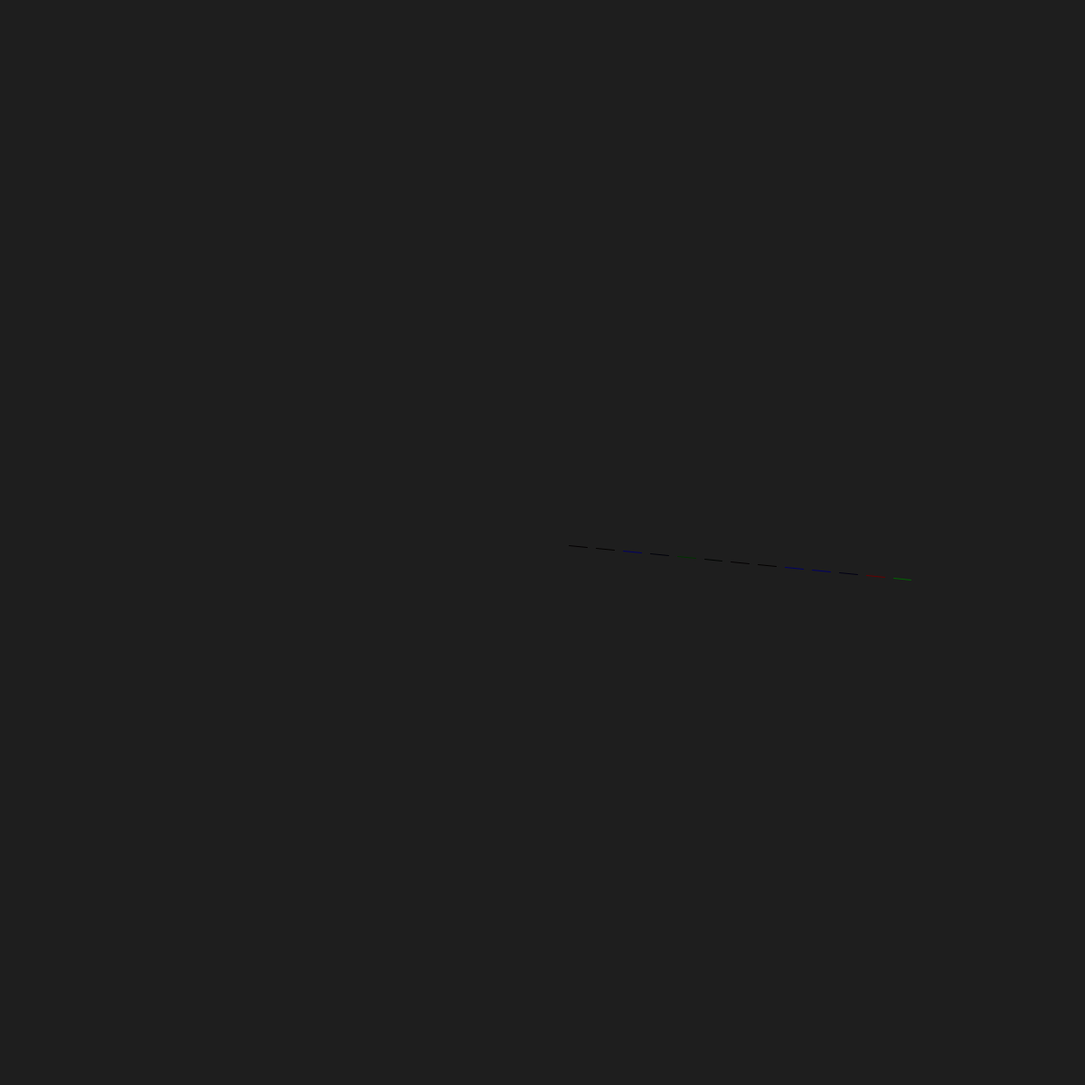
Frame 1 (no input)
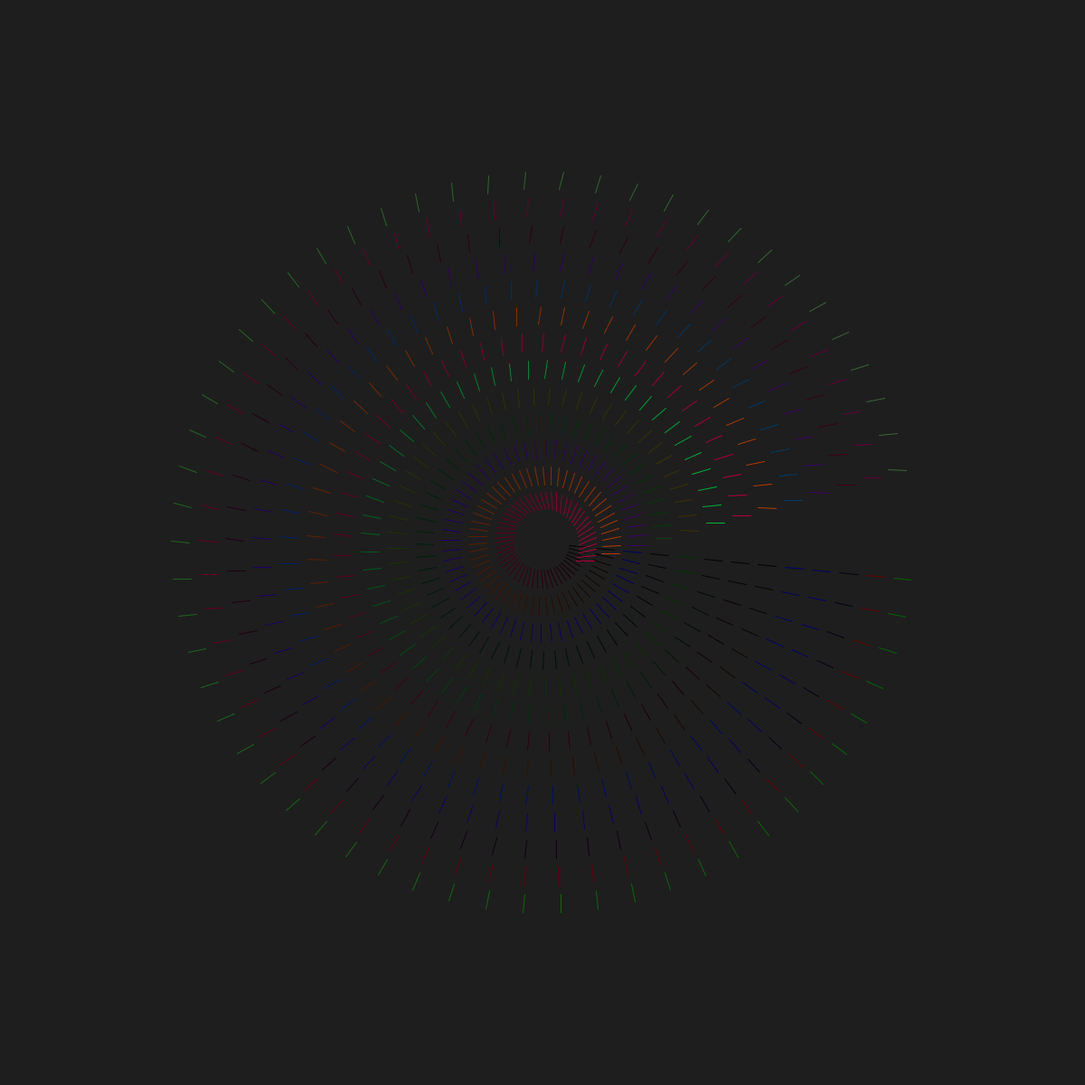
Frame 60 (the mouse pressed at the canvas centre just before this capture)
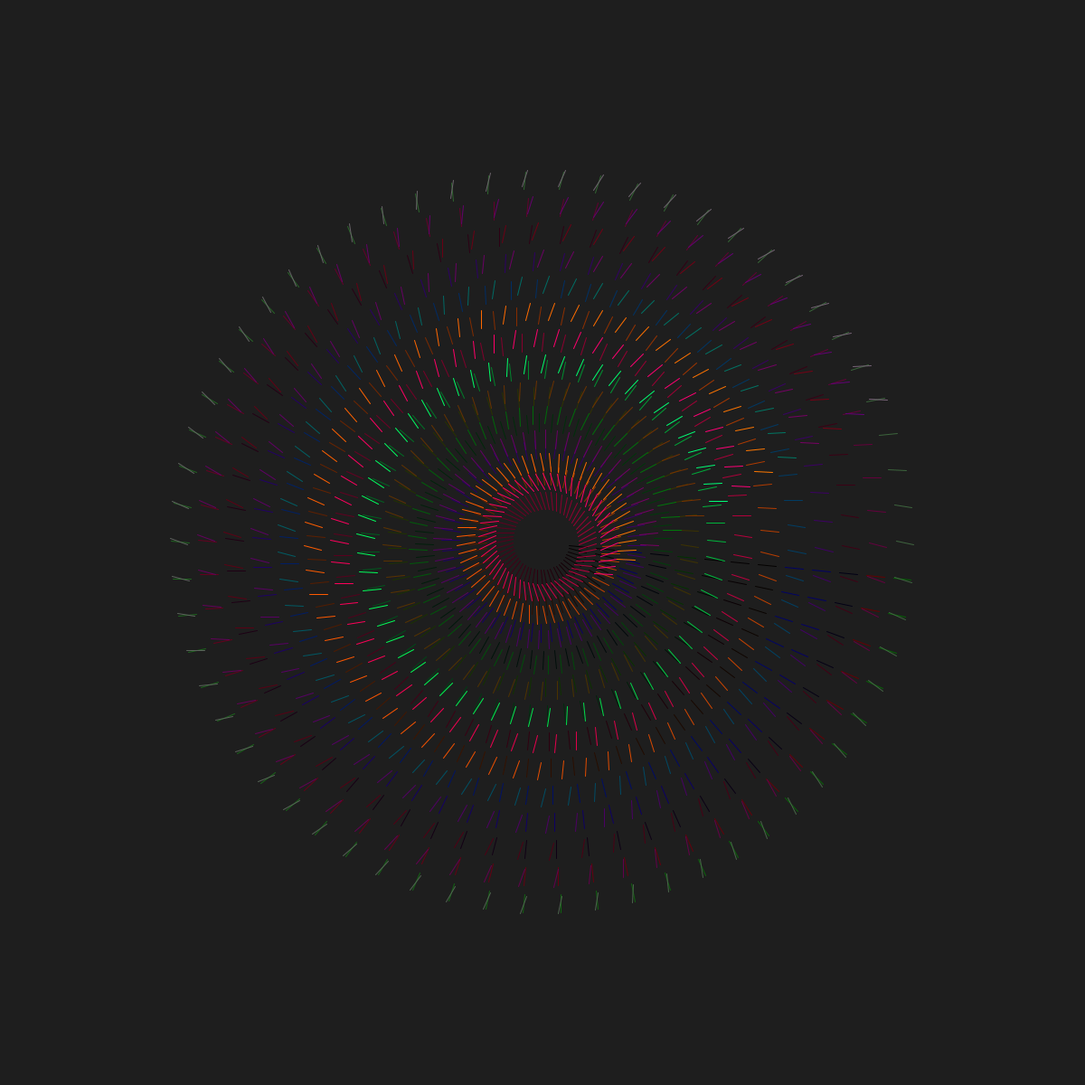
Frame 120 (the mouse held since frame 60 and released just before this capture)

The Processing sketch that drew these frames (run headless with seeded random() and noise(); from frame 60 on, the mouse is pressed at the canvas centre):

// Processing sketch: processing_57917
// ── processing_57917.pde

void setup() {
  size(1200, 1200);
  background(30);
  frameRate(90);
}


float angle, angle_bis;
int r, v, b = 0;
float decalage = 0;


void draw() {
println(frameRate);
  angle +=0.005; //définit la valeur de l'angle de rotation de la line
  angle_bis +=0.1; //définit la valeur de l'angle de rotation des rotations précédantes

  r +=3;
  v +=0.75;
  b +=1;
  decalage +=0.5; //décale de plus en plus les line
  pushMatrix();
  translate(width/2, height/2);
  pushMatrix();
  rotate(angle_bis);
    translate(10, 0);
    pushMatrix();
    translate(20, decalage);
    rotate(angle);
    stroke(r, v, b);
    line(0, 0, 20, 0);
    popMatrix();
  
    pushMatrix();
    translate(50, decalage);
    rotate(angle);
    stroke(r, b, v);
    line(0, 0, 20, 0);
    popMatrix();
  
    pushMatrix();
    translate(80, decalage);
    rotate(angle);
    stroke(b, v, 100);
    line(0, 0, 20, 0);
    popMatrix();
  
    pushMatrix();
    translate(110, decalage);
    rotate(angle);
    stroke(v, b, 10);
    line(0, 0, 20, 0);
    popMatrix();
  
    pushMatrix();
    translate(140, decalage);
    rotate(angle);
    stroke(b, 50, v);
    line(0, 0, 20, 0);
    popMatrix();
  
    pushMatrix();
    translate(170, decalage);
    rotate(angle);
    stroke(v, r, b);
    line(0, 0, 20, 0);
    popMatrix();
  
    pushMatrix();
    translate(200, decalage);
    rotate(angle);
    stroke(r, v, b);
    line(0, 0, 20, 0);
    popMatrix();
  
    pushMatrix();
    translate(230, decalage);
    rotate(angle);
    stroke(r, b, v);
    line(0, 0, 20, 0);
    popMatrix();
  
    pushMatrix();
    translate(260, decalage);
    rotate(angle);
    stroke(v, b, 100);
    line(0, 0, 20, 0);
    popMatrix();
  
    pushMatrix();
    translate(290, decalage);
    rotate(angle);
    stroke(b, v, 100);
    line(0, 0, 20, 0);
    popMatrix();
  
    pushMatrix();
    translate(320, decalage);
    rotate(angle);
    stroke(b, v, 20);
    line(0, 0, 20, 0);
    popMatrix();
  
    pushMatrix();
    translate(350, decalage);
    rotate(angle);
    stroke(100, v, b);
    line(0, 0, 20, 0);
    popMatrix();
  
    pushMatrix();
    translate(380, decalage);
    rotate(angle);
    stroke(b, 100, b);
    line(0, 0, 20, 0);
    popMatrix();
  popMatrix();
  popMatrix();
}
